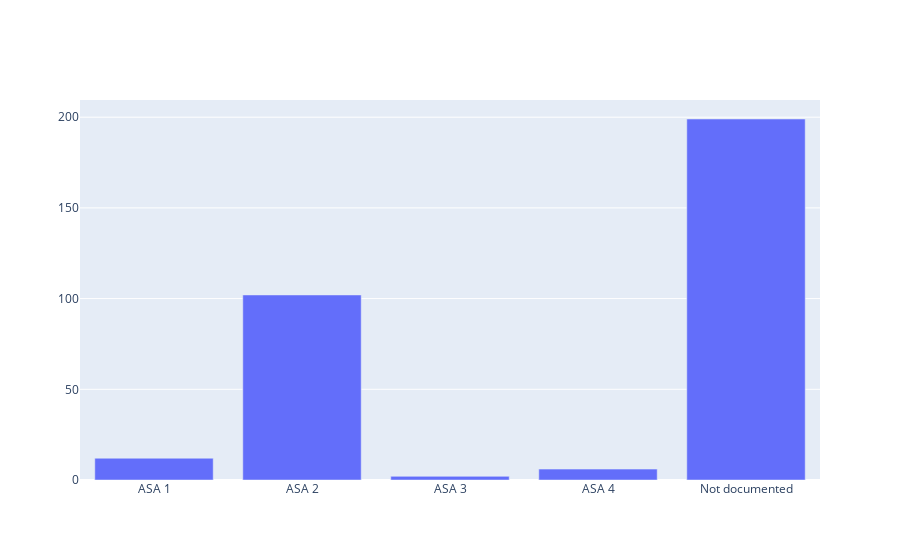

Here is the notebook cell this chart was saved with:
### Code cell
barchart()

### Figure 1 — Plotly figure (JSON) as saved in the notebook; plotly's stock layout.template omitted (floating-point values rounded to 4 significant figures)
{"data": [{"type": "bar", "x": ["ASA 1", "ASA 2", "ASA 3", "ASA 4", "Not documented"], "y": [12, 102, 2, 6, 199]}], "layout": {}}
